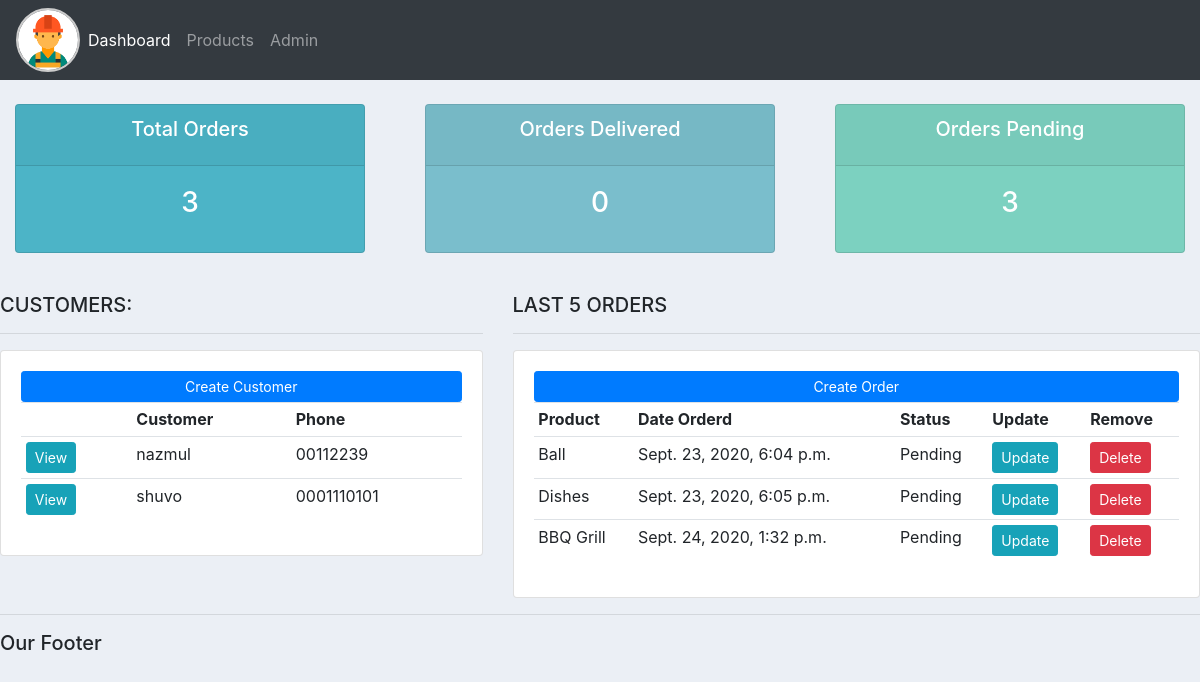
The page / on the database its author committed.
### accounts/models.py (models this page shows, shortened)
class Customer(models.Model):
    name = models.CharField(max_length=200, null=True)
    phone = models.CharField(max_length=200, null=True)
    email = models.CharField(max_length=200, null=True)
    date_created = models.DateTimeField(auto_now_add=True)

class Order(models.Model):
    STATUS = (
        ('Pending', 'Pending'),
        ('Out for delivery', 'Out for delivery'),
        ('Delivered', 'Delivered'),
    )
    customer = models.ForeignKey(
        Customer, null=True, on_delete=models.SET_NULL)
    product = models.ForeignKey(Product, null=True, on_delete=models.SET_NULL)
    date_created = models.DateTimeField(auto_now_add=True)
    status = models.CharField(max_length=200, null=True, choices=STATUS)

class Product(models.Model):
    CATEGORY = (
        ('Indoor', 'Indoor'),
        ('Out door', 'Out door'),
    )
    name = models.CharField(max_length=200, null=True)
    price = models.FloatField(null=True)
    category = models.CharField(max_length=200, null=True, choices=CATEGORY)
    description = models.CharField(max_length=200, null=True, blank=True)
    date_created = models.DateTimeField(auto_now_add=True)
    tags = models.ManyToManyField(Tag)
    def __str__(self):
        return self.name

### accounts/views.py (the view)
# urls.py: path('', views.home, name="home"),
def home(req):
    orders = Order.objects.all()
    customers = Customer.objects.all()
    total_customers = customers.count()
    total_orders = orders.count()
    delivered = orders.filter(status='Delivered').count()
    pending = orders.filter(status='Pending').count()
    context = {'orders': orders, 'customers': customers, 'total_customers': total_customers,
               'total_orders': total_orders, 'delivered': delivered, 'pending': pending}
    return render(req, 'accounts/dashboard.html', context)

### accounts/templates/accounts/dashboard.html
{% extends 'accounts/main.html' %}
{% block content %}
{% include 'accounts/status.html' %}
<br />
<div class="row">
    <div class="col-md-5">
        <h5>CUSTOMERS:</h5>
        <hr />
        <div class="card card-body">
            <a class="btn btn-primary btn-sm btn-block" href=""
                >Create Customer</a
            >
            <table class="table table-sm">
                <tr>
                    <th></th>
                    <th>Customer</th>
                    <th>Phone</th>
                </tr>
                {% for customer in customers %}
                    <tr>
                        <td><a href="{% url 'customer' customer.id %}"  class="btn btn-sm btn-info">View</a>
                        <td>{{customer.name}}</td>
                        <td>{{customer.phone}}</td>
                    </tr>
                {% endfor %}
            </table>
        </div>
    </div>
    <div class="col-md-7">
        <h5>LAST 5 ORDERS</h5>
        <hr />
        <div class="card card-body">
            <a class="btn btn-primary btn-sm btn-block" href="{% url 'create_order' %}">Create Order</a>
            <table class="table table-sm">
                <tr>
                    <th>Product</th>
                    <th>Date Orderd</th>
                    <th>Status</th>
                    <th>Update</th>
                    <th>Remove</th>
                </tr>
                {% for order in orders %}
                    <tr>
                        <td>{{order.product}}</td>
                        <td>{{order.date_created}}</td>
                        <td>{{order.status}}</td>
                        <td><a href="{% url 'update_order' order.id %}" class="btn btn-sm btn-info">Update</a></td>
                        <td><a href="{% url 'delete_order' order.id %}" class="btn btn-sm btn-danger">Delete</a></td>
                    </tr>
                {% endfor %}
            </table>
        </div>
    </div>
</div>
{% endblock %}

### static/css/main.css (style rules this page uses)
body { background-color: #ebeff5; }

### rows shown on the page
Customer: name "nazmul", phone "00112239"
Customer: name "shuvo", phone "0001110101"
Order: product "Ball", date_created "Sept. 23, 2020, 6:04 p.m.", status "Pending"
Order: product "Dishes", date_created "Sept. 23, 2020, 6:05 p.m.", status "Pending"
Order: product "BBQ Grill", date_created "Sept. 24, 2020, 1:32 p.m.", status "Pending"

### other values the page prints
{{ total_orders }} "3"
{{ delivered }} "0"
{{ pending }} "3"
